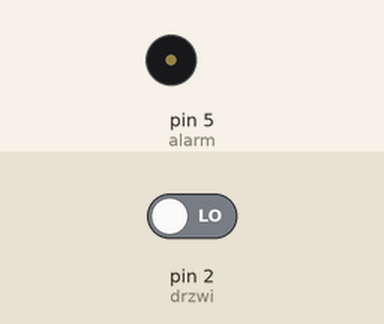
The sketch below on a simulated Arduino Uno, built with avr-gcc and run on an emulated ATmega328P. Parts: buzzer (waves = sounding). Inputs (shaded band) come from the test bench; at power-on: pin 2 (drzwi) LOW.

Above: at 1.2 s.
1.3 s: pin 2 (drzwi) driven HIGH
At 4.2 s:
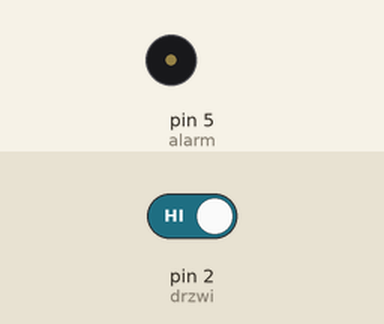
4.3 s: pin 2 (drzwi) driven LOW
At 4.8 s:
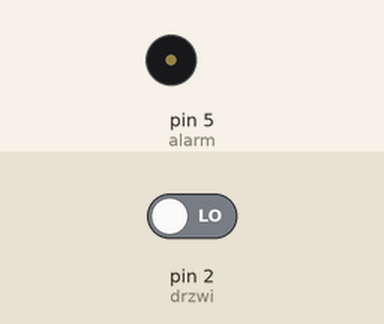
Timing chart, 0 to 7.3 s (numbered marks = the images above; inputs shaded):
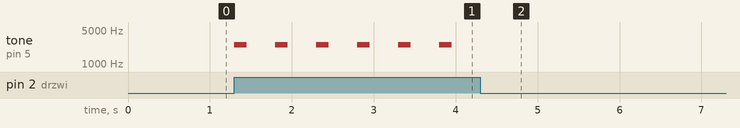

The sketch:

Czujnik_magnetyczny.ino
```cpp
int drzwi = 2;
int alarm = 5;
int stan;

void setup() {
pinMode (drzwi, INPUT);
pinMode (alarm, OUTPUT);
}

void loop() {

  stan = digitalRead(drzwi);

 if (stan ==HIGH)  {
   tone (alarm, 2500, 150);
    delay(500);
 }}
```

Measured:
- after the input at 1.3 s, tone on pin 5 (alarm): alternates 2500 Hz for 0.15 s and silent for 0.35 s, starting at once
- after the input at 4.3 s, tone on pin 5 (alarm): stops changing and stays silent
